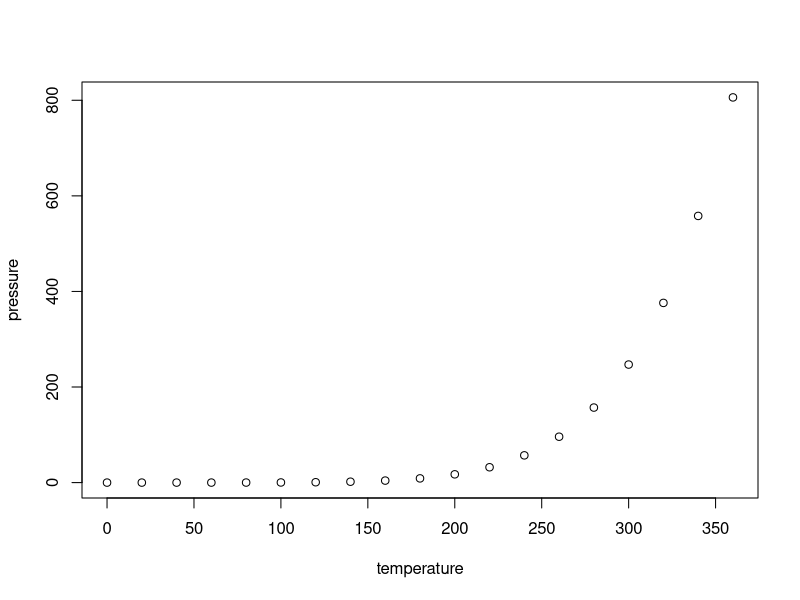
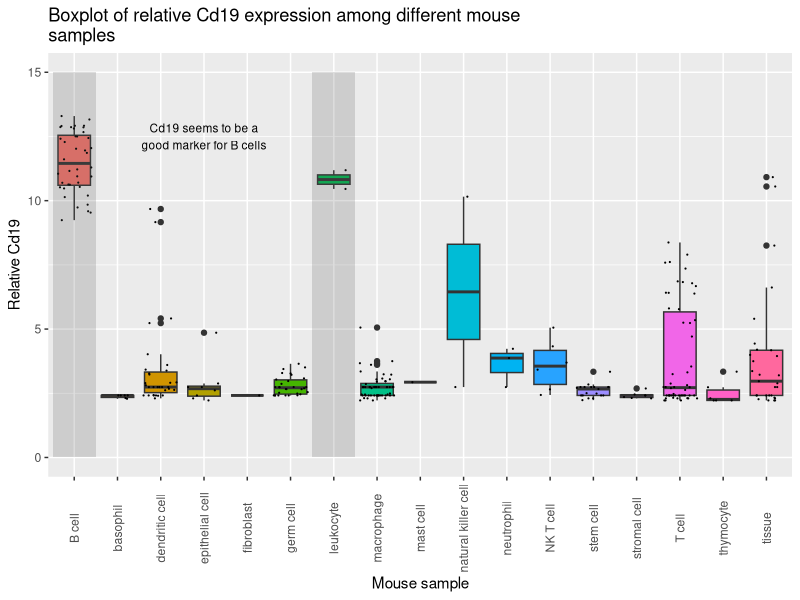

Write R code to recreate these figures, in order.
## ---- chunk 1
knitr::opts_chunk$set(echo = TRUE)
## ---- chunk 2
summary(cars)
## ---- chunk 3
plot(pressure)
## ---- chunk 4
library("ggplot2")
## ---- chunk 5
immune<-read.csv("immune.csv", col.names=c("type","Cd3e","Cd19","Cd14"))
## ---- chunk 6
ggplot(immune, aes(type,Cd19,fill=type))+
  geom_boxplot()+
  geom_jitter(size=0.1)+
  annotate("rect", xmin=0.5, xmax=1.5, ymin=0, ymax=15, alpha=0.2)+
  annotate("rect", xmin=6.5, xmax=7.5, ymin=0, ymax=15, alpha=0.2)+
  annotate("text",x=4, y=12.5, label="Cd19 seems to be a
good marker for B cells", size=3) +
  guides(fill=guide_legend(ncol=2)) +
  theme(axis.text.x = element_text(angle = 90,vjust=0.5),legend.position="none")+
  labs(title="Boxplot of relative Cd19 expression among different mouse
samples",x="Mouse sample",y="Relative Cd19")
